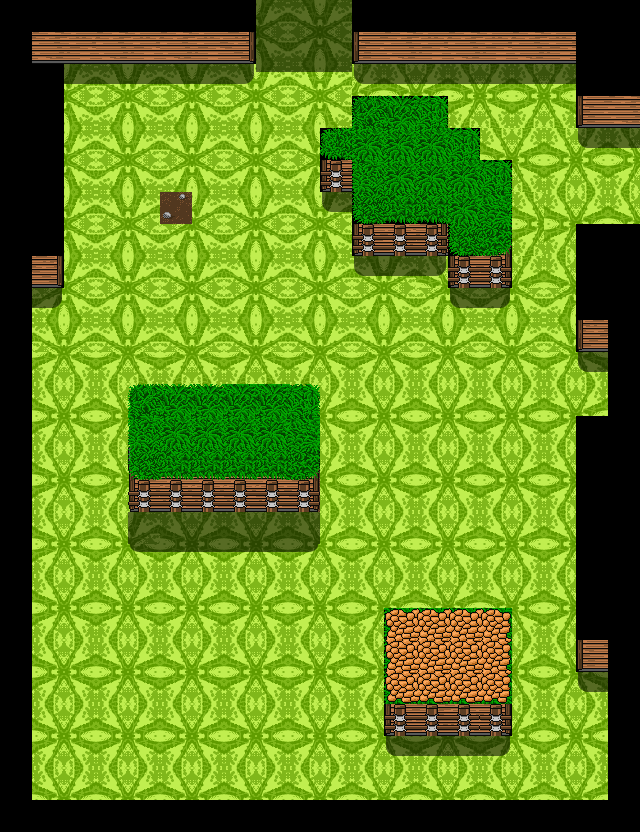

A level layout from a 2D game, rendered from its tile map. Below: a short description, then the map file with tile-grid data replaced by summaries:
An orthogonal 20x26 tile map with 32x32 px tiles, 3 tile layers (map, Tile Layer 3, foreground), 4 tilesets and 2 objects (2x Door).

<map version="1.0" orientation="orthogonal" width="20" height="26" tilewidth="32" tileheight="32">
 <tileset firstgid="1" name="BlackAndWhite" tilewidth="32" tileheight="32">
  <image source="../../img/BlackAndWhite.png" width="320" height="32" />
  <tile id="0">
   <properties>
    <property name="solid" value="true" />
   </properties>
  </tile>
  <tile id="5">
   <properties>
    <property name="solid" value="false" />
   </properties>
  </tile>
  <tile id="9">
   <properties>
    <property name="solid" value="false" />
   </properties>
  </tile>
 </tileset>
 <tileset firstgid="11" name="config samples" tilewidth="32" tileheight="32">
  <image source="../img/config samples.png" width="256" height="384" />
  <tile id="0">
   <properties>
    <property name="solid" value="false" />
   </properties>
  </tile>
  <tile id="1">
   <properties>
    <property name="solid" value="false" />
   </properties>
  </tile>
  <tile id="2">
   <properties>
    <property name="solid" value="false" />
   </properties>
  </tile>
  <tile id="3">
   <properties>
    <property name="solid" value="false" />
   </properties>
  </tile>
  <tile id="4">
   <properties>
    <property name="solid" value="false" />
   </properties>
  </tile>
  <tile id="5">
   <properties>
    <property name="solid" value="false" />
   </properties>
  </tile>
  <tile id="6">
   <properties>
    <property name="solid" value="false" />
   </properties>
  </tile>
  <tile id="7">
   <properties>
    <property name="solid" value="false" />
   </properties>
  </tile>
  <tile id="8">
   <properties>
    <property name="solid" value="false" />
   </properties>
  </tile>
  <tile id="9">
   <properties>
    <property name="solid" value="false" />
   </properties>
  </tile>
  <tile id="10">
   <properties>
    <property name="solid" value="false" />
   </properties>
  </tile>
  <tile id="11">
   <properties>
    <property name="solid" value="false" />
   </properties>
  </tile>
  <tile id="12">
   <properties>
    <property name="solid" value="false" />
   </properties>
  </tile>
  <tile id="13">
   <properties>
    <property name="solid" value="false" />
   </properties>
  </tile>
  <tile id="14">
   <properties>
    <property name="solid" value="false" />
   </properties>
  </tile>
  <tile id="15">
   <properties>
    <property name="solid" value="false" />
   </properties>
  </tile>
 </tileset>
 <tileset firstgid="107" name="shadowtiles" tilewidth="32" tileheight="32">
  <image source="../img/shadowtiles.png" width="128" height="96" />
 </tileset>
 <tileset firstgid="119" name="TownTiles" tilewidth="32" tileheight="32">
  <image source="../img/TownTiles.png" width="576" height="1120" />
 </tileset>
 <layer name="map" width="20" height="26">
  <properties>
   <property name="solid" value="false" />
  </properties>
  <data>[520 cells, 520 non-empty, 23 distinct tile ids]</data>
 </layer>
 <layer name="Tile Layer 3" width="20" height="26">
  <data>[520 cells, 36 non-empty, 19 distinct tile ids]</data>
 </layer>
 <layer name="foreground" width="20" height="26">
  <data>[520 cells, 99 non-empty, 22 distinct tile ids]</data>
 </layer>
 <objectgroup name="objects">
  <object name="Door" x="608" y="128" width="32" height="96">
   <properties>
    <property name="to" value="forest2, 1, 8" />
   </properties>
  </object>
  <object name="Door" x="256" y="0" width="96" height="32">
   <properties>
    <property name="to" value="forestentrance, 18, 33" />
   </properties>
  </object>
 </objectgroup>
</map>
